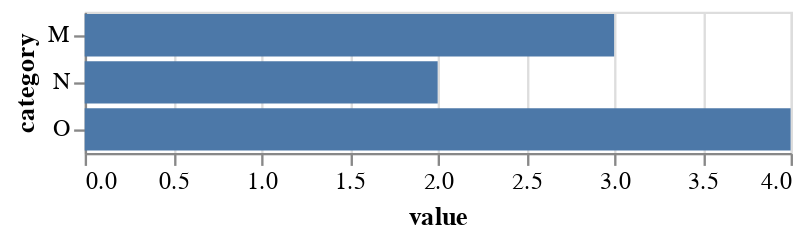

Write notebook code for a chart like this one.
### Code cell
chart = alt.Chart(df).mark_bar().encode(
    x='value:Q',
    y='category:N'
)
chart

### Figure 1 — Vega-Lite specification as saved in the notebook (floating-point values rounded to 4 significant figures)
{"config": {"view": {"continuousWidth": 300, "continuousHeight": 300}}, "data": {"name": "data-9b91632ae2cb63d270d0918413fa464a"}, "mark": {"type": "bar"}, "encoding": {"x": {"field": "value", "type": "quantitative"}, "y": {"field": "category", "type": "nominal"}}, "$schema": "https://vega.github.io/schema/vega-lite/v5.17.0.json", "datasets": {"data-9b91632ae2cb63d270d0918413fa464a": [{"value": 3, "category": "M"}, {"value": 2, "category": "N"}, {"value": 4, "category": "O"}]}}
